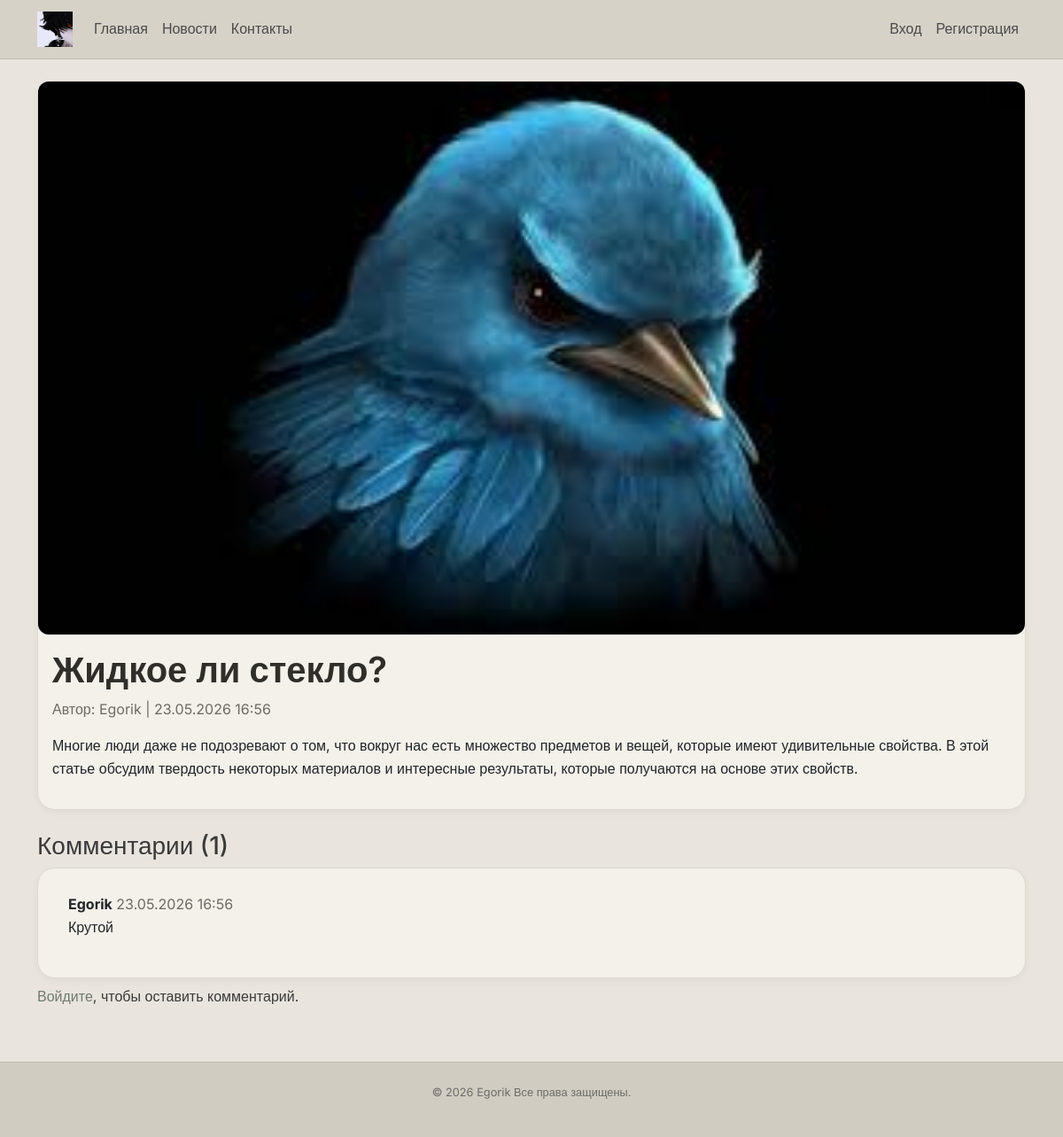
/news/6/, run on the app's committed database.
### news/models.py (models this page shows, shortened)
class News(models.Model):
    title = models.CharField(max_length=200, verbose_name='Заголовок')
    content = models.TextField(verbose_name='Содержание')
    author = models.ForeignKey(User, on_delete=models.CASCADE, verbose_name='Автор')
    pub_date = models.DateTimeField(default=timezone.now, verbose_name='Дата публикации')
    image = models.ImageField(upload_to='news_images/', blank=True, null=True, verbose_name='Изображение')
    class Meta:
        ordering = ['-pub_date']
        verbose_name = 'Новость'
        verbose_name_plural = 'Новости'

class Comment(models.Model):
    news = models.ForeignKey(News, on_delete=models.CASCADE, related_name='comments', verbose_name='Новость')
    author = models.ForeignKey(User, on_delete=models.CASCADE, verbose_name='Автор')
    text = models.TextField(verbose_name='Текст комментария')
    created_date = models.DateTimeField(default=timezone.now, verbose_name='Дата создания')
    is_approved = models.BooleanField(default=True, verbose_name='Одобрен')
    class Meta:
         ordering = ['created_date']
         verbose_name = 'Комментарий'
         verbose_name_plural = 'Комментарии'

### news/views.py (the view, shortened to what this page needs)
# urls.py: path('news/<int:pk>/', views.news_detail, name='news_detail'),
def news_detail(request, pk):
    news = get_object_or_404(News, pk=pk)
    comments = news.comments.filter(is_approved=True)
    form = CommentForm()  # пустая форма для GET
    return render(request, 'news/news_detail.html', {
        'news': news,
        'comments': comments,
        'form': form,
    })

### templates/news/news_detail.html (shortened to what this page needs)
{% extends 'base.html' %}
{% block content %}
<div class="card mb-4">
    {% if news.image %}
        <img src="{{ news.image.url }}" class="img-fluid" alt="{{ news.title }}" style="max-width: 100%; height: auto; border-radius: 12px;">
    {% endif %}
    <div class="card-body">
        <h1 class="card-title">{{ news.title }}</h1>
        <p class="text-muted">Автор: {{ news.author.username }} | {{ news.pub_date|date:"d.m.Y H:i" }}</p>
        <p class="card-text">{{ news.content|linebreaks }}</p>
    </div>
</div>
<h3>Комментарии ({{ comments.count }})</h3>
{% for comment in comments %}
    <div class="card mb-2">
        <div class="card-body">
            <strong>{{ comment.author.username }}</strong> <span class="text-muted">{{ comment.created_date|date:"d.m.Y H:i" }}</span>
            <p>{{ comment.text }}</p>
        </div>
    </div>
{% empty %}
    <p>Пока нет комментариев.</p>
{% endfor %}
{% if user.is_authenticated %}
    <h4>Добавить комментарий</h4>
    <form method="post">
        {% csrf_token %}
        {{ form.as_p }}
        <button type="submit" class="btn btn-success">Отправить</button>
    </form>
{% else %}
    <p><a href="{% url 'login' %}">Войдите</a>, чтобы оставить комментарий.</p>
{% endif %}
{% endblock %}

### templates/base.html (shortened to what this page needs)
<!DOCTYPE html>
<html lang="ru">
<head>
    <link href="https://cdn.jsdelivr.net/npm/bootstrap@5.3.0-alpha1/dist/css/bootstrap.min.css" rel="stylesheet">
    {% load static %}
    <link rel="stylesheet" href="{% static 'css/soft.css' %}">
</head>
<body>
    <nav class="navbar navbar-expand-lg navbar-dark bg-dark">
        <div class="container">
            <a class="navbar-brand" href="{% url 'home' %}">
                <img src="{% static 'logo.jpg' %}" alt="Логотип" height="40">
            </a>
            <div class="collapse navbar-collapse" id="navbarNav">
                <ul class="navbar-nav me-auto">
                    <li class="nav-item"><a class="nav-link" href="{% url 'home' %}">Главная</a></li>
                    <li class="nav-item"><a class="nav-link" href="{% url 'news_list' %}">Новости</a></li>
                    <li class="nav-item"><a class="nav-link" href="{% url 'contacts' %}">Контакты</a></li>
                </ul>
                <ul class="navbar-nav">
                    {% if user.is_authenticated %}
                        <li class="nav-item"><a class="nav-link" href="{% url 'profile' %}">{{ user.username }}</a></li>
                        <li class="nav-item"><a class="nav-link" href="{% url 'logout' %}">Выход</a></li>
                    {% else %}
                        <li class="nav-item"><a class="nav-link" href="{% url 'login' %}">Вход</a></li>
                        <li class="nav-item"><a class="nav-link" href="{% url 'register' %}">Регистрация</a></li>
                    {% endif %}
                </ul>
            </div>
        </div>
    </nav>
    <div class="container mt-4">
        {% block content %}{% endblock %}
    </div>
    <footer>
        <p>© 2026 Egorik Все права защищены.</p>
    </footer>
</body>
</html>

### news/static/css/soft.css (style rules this page uses)
* { margin: 0; padding: 0; box-sizing: border-box; }
body { font-family: 'Inter', sans-serif; background: #e9e5de; color: #3a3a3a; line-height: 1.6; }
.navbar { background: #d6d2c8 !important; border-bottom: 1px solid #c2bcb0; box-shadow: none; }
.navbar .nav-link { color: #4a4a4a !important; font-weight: 500; transition: 0.2s; }
.card { background: #f4f1ea !important; border-radius: 20px !important; border: 1px solid #ded9ce !important; box-shadow: 0 3px 8px rgba(0, 0, 0, 0.04); transition: all 0.2s ease; }
.card-title { color: #2f2e2a; font-weight: 600; }
.card-text, .text-muted { color: #6b6a66 !important; }
.card.mb-2, .comment { background: #f2efe8; border-radius: 20px; border-left: 5px solid #b0a89c; padding: 12px 18px; margin-bottom: 14px; }
a { color: #6f7a6f; text-decoration: none; }
footer { background: #d1ccc1; border-top: 1px solid #c2bcb0; margin-top: 60px; padding: 24px 0; text-align: center; color: #6b6b68; font-size: 0.8rem; }

### data on the page
News: image (picture), title "Жидкое ли стекло?", author.username "Egorik", pub_date "23.05.2026 16:56", content "Многие люди даже не подозревают о том, что вокруг нас есть множество предметов и вещей, которые имеют удивительные свойства. В этой статье обсудим твердость некоторых материалов и интересные результаты, которые получаются на основе этих свойств."
Comment: author.username "Egorik", created_date "23.05.2026 16:56", text "Крутой"

### other printed values
{{ comments.count }} "1"
